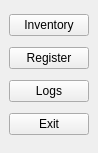
<?xml version="1.0" encoding="UTF-8"?>
<ui version="4.0">
 <class>MainWindow</class>
 <widget class="QMainWindow" name="MainWindow">
  <property name="geometry">
   <rect>
    <x>0</x>
    <y>0</y>
    <width>98</width>
    <height>153</height>
   </rect>
  </property>
  <property name="windowTitle">
   <string>MainWindow</string>
  </property>
  <widget class="QWidget" name="centralwidget">
   <layout class="QGridLayout" name="gridLayout">
    <item row="0" column="0">
     <widget class="QPushButton" name="InventoryMenuButton">
      <property name="text">
       <string>Inventory</string>
      </property>
     </widget>
    </item>
    <item row="1" column="0">
     <widget class="QPushButton" name="RegisterMenuButton">
      <property name="text">
       <string>Register</string>
      </property>
     </widget>
    </item>
    <item row="2" column="0">
     <widget class="QPushButton" name="LogMenuButton">
      <property name="text">
       <string>Logs</string>
      </property>
     </widget>
    </item>
    <item row="3" column="0">
     <widget class="QPushButton" name="ExitButton">
      <property name="text">
       <string>Exit</string>
      </property>
     </widget>
    </item>
   </layout>
  </widget>
  <widget class="QMenuBar" name="menubar">
   <property name="geometry">
    <rect>
     <x>0</x>
     <y>0</y>
     <width>98</width>
     <height>21</height>
    </rect>
   </property>
  </widget>
 </widget>
 <resources/>
 <connections/>
</ui>
